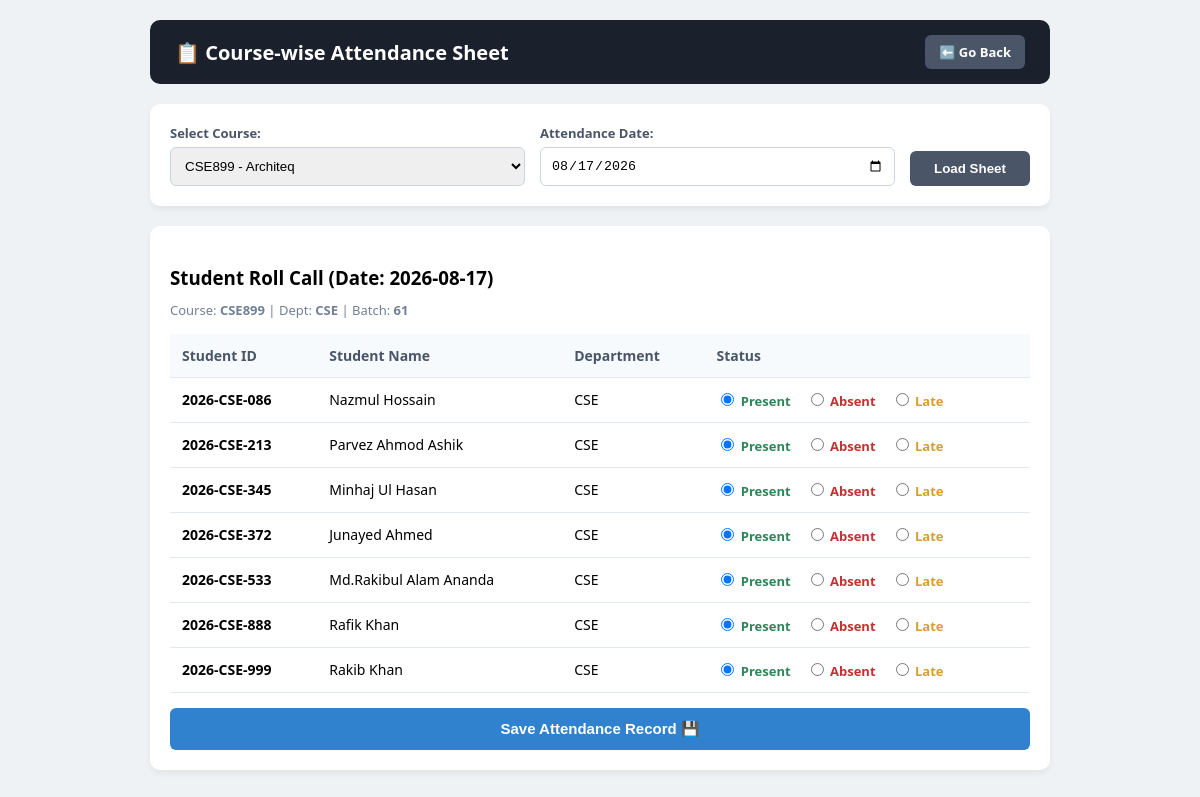
Page /take_attendance.php?course_id=12 (signed in) on the committed database.
### tables this page shows
CREATE TABLE `courses` (
  `id` int(11) NOT NULL,
  `course_code` varchar(20) NOT NULL,
  `course_name` varchar(100) NOT NULL,
  `credits` decimal(3,2) NOT NULL,
  `department_id` int(11) DEFAULT NULL,
  `assigned_teacher` varchar(100) DEFAULT NULL,
  `batch` varchar(20) DEFAULT NULL
);

CREATE TABLE `students` (
  `id` int(11) NOT NULL,
  `student_id` varchar(50) NOT NULL,
  `name` varchar(100) NOT NULL,
  `email` varchar(100) DEFAULT NULL,
  `department` varchar(50) DEFAULT NULL,
  `created_at` timestamp NOT NULL DEFAULT current_timestamp(),
  `batch` varchar(20) DEFAULT '60'
);

### take_attendance.php (the view, shortened to what this page needs)
<?php
require_once 'config.php';
$selected_course_id = $_GET['course_id'] ?? '';
$attendance_date = $_GET['date'] ?? date('Y-m-d');
$my_courses = false;
if ($_SESSION['role'] === 'admin') {
    $my_courses = $conn->query("SELECT * FROM courses ORDER BY course_code ASC");
}
$students_res = null;
$selected_course_info = null;
$existing_attendance = [];
if (!empty($selected_course_id)) {
    $c_stmt = $conn->prepare("SELECT * FROM courses WHERE id = ?");
    if ($c_stmt) {
        $c_stmt->bind_param("i", $selected_course_id);
        $c_stmt->execute();
        $c_res = $c_stmt->get_result();
        if ($c_res && $c_res->num_rows > 0) {
            $selected_course_info = $c_res->fetch_assoc();
            $course_dept = $selected_course_info['department'] ?? $selected_course_info['department_id'] ?? '';
            $course_batch = $selected_course_info['batch'] ?? '';
            if (!empty($course_dept) && !empty($course_batch)) {
                $st_stmt = $conn->prepare("SELECT s.student_id, s.name, s.department, s.batch
                                           FROM students s
                                           WHERE s.department = ? AND s.batch = ?
                                           ORDER BY s.student_id ASC");
                if ($st_stmt) {
                    $st_stmt->bind_param("ss", $course_dept, $course_batch);
                    $st_stmt->execute();
                    $students_res = $st_stmt->get_result();
                }
            } elseif (!empty($course_batch)) {
                $st_stmt = $conn->prepare("SELECT s.student_id, s.name, s.department, s.batch
                                           FROM students s
                                           WHERE s.batch = ?
                                           ORDER BY s.student_id ASC");
                if ($st_stmt) {
                    $st_stmt->bind_param("s", $course_batch);
                    $st_stmt->execute();
                    $students_res = $st_stmt->get_result();
                }
            }
        }
    }
}
?>
<!DOCTYPE html>
<html lang="en">
<head>
</head>
<body>
<div class="container">
    <div class="header">
        <h2>📋 Course-wise Attendance Sheet</h2>
        <a href="javascript:history.back()" class="btn-back">⬅️ Go Back</a>
    </div>
    <div class="card">
        <form method="GET" action="">
            <div style="display: grid; grid-template-columns: 1fr 1fr 120px; gap: 15px; align-items: end;">
                <div>
                    <label>Select Course:</label>
                    <select name="course_id" required>
                        <?php if($my_courses && $my_courses->num_rows > 0): ?>
                            <?php while($c = $my_courses->fetch_assoc()): ?>
                                <option value="<?php echo $c['id']; ?>" <?php echo ($selected_course_id == $c['id']) ? 'selected' : ''; ?>>
                                    <?php echo htmlspecialchars($c['course_code']) . " - " . htmlspecialchars($c['course_name']); ?>
                                </option>
                            <?php endwhile; ?>
                        <?php endif; ?>
                    </select>
                </div>
                <div>
                    <label>Attendance Date:</label>
                    <input type="date" name="date" value="<?php echo htmlspecialchars($attendance_date); ?>" required>
                </div>
                <div>
                    <button type="submit" style="background: #4a5568; color: white; border: none; padding: 10px; border-radius: 6px; font-weight: bold; cursor: pointer; width: 100%;">Load Sheet</button>
                </div>
            </div>
        </form>
    </div>
    <?php if(!empty($selected_course_id)): ?>
        <div class="card">
            <form method="POST" action="">
                <h3>Student Roll Call (Date: <?php echo htmlspecialchars($attendance_date); ?>)</h3>
                <?php if($selected_course_info): ?>
                    <p style="font-size: 13px; color: #718096; margin-top: -8px;">
                        Course: <b><?php echo htmlspecialchars($selected_course_info['course_code']); ?></b> |
                        Dept: <b><?php echo htmlspecialchars($selected_course_info['department'] ?? $selected_course_info['department_id'] ?? 'CSE'); ?></b> |
                        Batch: <b><?php echo htmlspecialchars($selected_course_info['batch'] ?? 'All'); ?></b>
                    </p>
                <?php endif; ?>
                <table>
                    <thead>
                        <tr>
                            <th>Student ID</th>
                            <th>Student Name</th>
                            <th>Department</th>
                            <th>Status</th>
                        </tr>
                    </thead>
                    <tbody>
                        <?php if($students_res && $students_res->num_rows > 0): ?>
                            <?php while($st = $students_res->fetch_assoc()):
                                $st_id = $st['student_id'];
                                $current_status = $existing_attendance[$st_id] ?? 'Present';
                            ?>
                                <tr>
                                    <td><b><?php echo htmlspecialchars($st_id); ?></b></td>
                                    <td><?php echo htmlspecialchars($st['name'] ?? 'N/A'); ?></td>
                                    <td><?php echo htmlspecialchars($st['department'] ?? 'CSE'); ?></td>
                                    <td>
                                        <div class="radio-group">
                                            <label class="radio-present">
                                                <input type="radio" name="status[<?php echo $st_id; ?>]" value="Present" <?php echo ($current_status === 'Present') ? 'checked' : ''; ?>> Present
                                            </label>
                                            <label class="radio-absent">
                                                <input type="radio" name="status[<?php echo $st_id; ?>]" value="Absent" <?php echo ($current_status === 'Absent') ? 'checked' : ''; ?>> Absent
                                            </label>
                                            <label class="radio-late">
                                                <input type="radio" name="status[<?php echo $st_id; ?>]" value="Late" <?php echo ($current_status === 'Late') ? 'checked' : ''; ?>> Late
                                            </label>
                                        </div>
                                    </td>
                                </tr>
                            <?php endwhile; ?>
                        <?php else: ?>
                            <tr><td colspan="4" style="text-align: center; color: #718096;">No enrolled students found for this course's department/batch.</td></tr>
                        <?php endif; ?>
                    </tbody>
                </table>
                <button type="submit" name="save_attendance" class="btn-submit">Save Attendance Record 💾</button>
            </form>
        </div>
    <?php endif; ?>
</div>
</body>
</html>

### take_attendance.php (style rules this page uses)
body { font-family: 'Segoe UI', Tahoma, Geneva, Verdana, sans-serif; background: #eef2f5; margin: 0; padding: 20px; }
.container { max-width: 900px; margin: 0 auto; }
.header { display: flex; justify-content: space-between; align-items: center; background: #1a202c; color: white; padding: 15px 25px; border-radius: 10px; margin-bottom: 20px; }
.header h2 { margin: 0; font-size: 20px; }
.btn-back { background: #4a5568; color: white; padding: 8px 14px; text-decoration: none; border-radius: 6px; font-weight: bold; font-size: 13px; }
.card { background: white; padding: 20px; border-radius: 10px; box-shadow: 0 4px 6px rgba(0,0,0,0.05); margin-bottom: 20px; }
label { display: block; font-size: 13px; font-weight: bold; color: #4a5568; margin-bottom: 5px; }
select, input[type="date"] { width: 100%; padding: 10px; border: 1px solid #cbd5e0; border-radius: 6px; box-sizing: border-box; }
table { width: 100%; border-collapse: collapse; margin-top: 15px; }
th, td { padding: 12px; text-align: left; border-bottom: 1px solid #e2e8f0; font-size: 14px; }
th { background: #f7fafc; color: #4a5568; }
.radio-group { display: flex; gap: 15px; align-items: center; }
.radio-group label { margin: 0; font-size: 13px; cursor: pointer; font-weight: normal; }
.radio-present { color: #2f855a; font-weight: bold !important; }
.radio-absent { color: #c53030; font-weight: bold !important; }
.radio-late { color: #d69e2e; font-weight: bold !important; }
.btn-submit { background: #3182ce; color: white; border: none; padding: 12px 20px; border-radius: 6px; font-weight: bold; cursor: pointer; font-size: 15px; width: 100%; margin-top: 15px; }

### rows in the picture
courses: course_code "CSE899", department "CSE", batch "61"
students: student "2026-CSE-086", name "Nazmul Hossain", department "CSE", student_id "☑ Present", student_id "☐ Absent", student_id "☐ Late"
students: student "2026-CSE-213", name "Parvez Ahmod Ashik", department "CSE", student_id "☑ Present", student_id "☐ Absent", student_id "☐ Late"
students: student "2026-CSE-345", name "Minhaj Ul Hasan", department "CSE", student_id "☑ Present", student_id "☐ Absent", student_id "☐ Late"
students: student "2026-CSE-372", name "Junayed Ahmed", department "CSE", student_id "☑ Present", student_id "☐ Absent", student_id "☐ Late"
students: student "2026-CSE-533", name "Md.Rakibul Alam Ananda", department "CSE", student_id "☑ Present", student_id "☐ Absent", student_id "☐ Late"
students: student "2026-CSE-888", name "Rafik Khan", department "CSE", student_id "☑ Present", student_id "☐ Absent", student_id "☐ Late"
students: student "2026-CSE-999", name "Rakib Khan", department "CSE", student_id "☑ Present", student_id "☐ Absent", student_id "☐ Late"

### other values in the picture
$attendance_date "2026-08-17"
form field course_id "CSE899 - Architeq"
